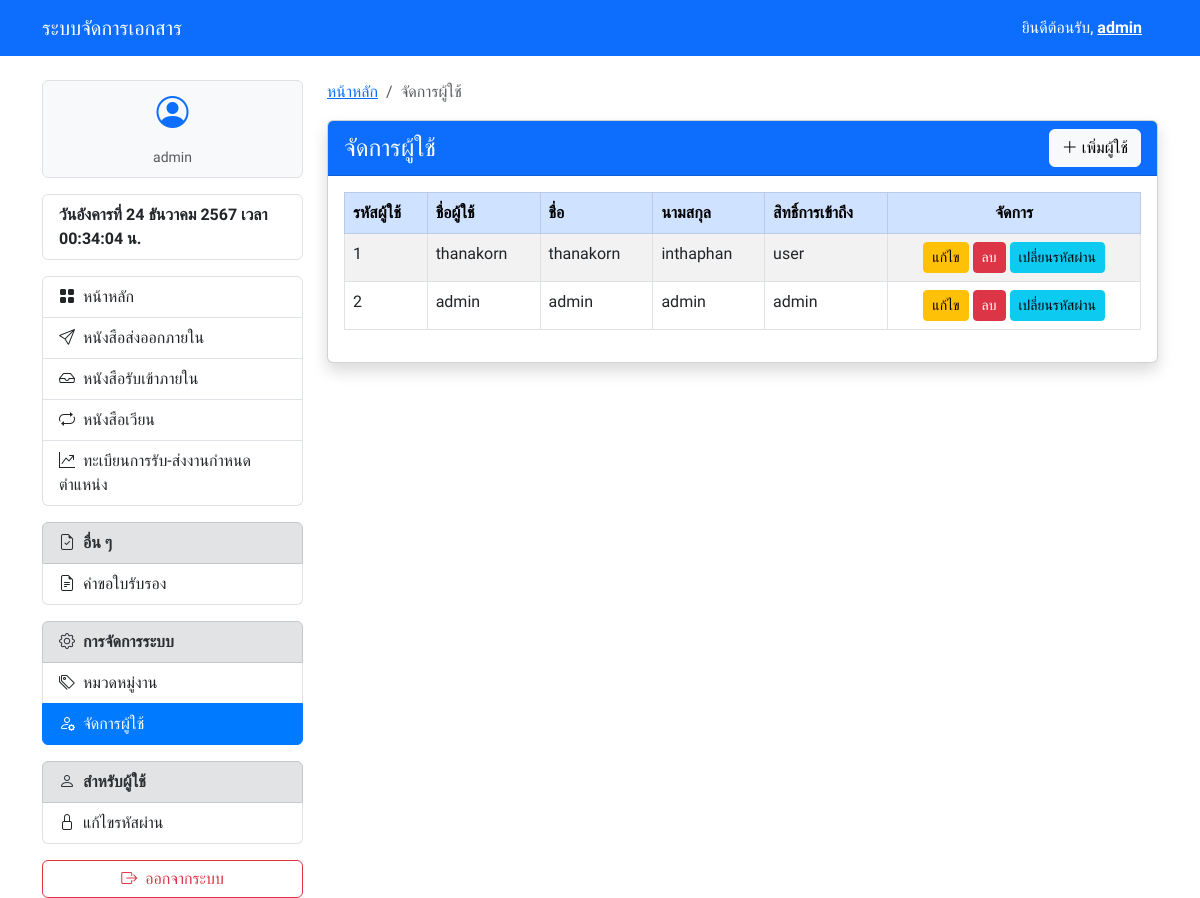
Page /users.php (signed in) on the committed database.
### tables this page shows
CREATE TABLE `edms_users` (
  `user_id` int(11) NOT NULL,
  `username` varchar(255) NOT NULL,
  `password` varchar(255) NOT NULL,
  `first_name` varchar(255) NOT NULL,
  `last_name` varchar(255) NOT NULL,
  `email` varchar(255) DEFAULT NULL,
  `role` enum('admin','user') NOT NULL,
  `created_at` timestamp NOT NULL DEFAULT current_timestamp()
);

### users.php (the view, shortened to what this page needs)
<?php
require_once 'config.php';
$users = $pdo->query("SELECT * FROM edms_users")->fetchAll(PDO::FETCH_ASSOC);
?>
<!DOCTYPE html>
<html lang="th">
<head>
    <?php require_once './components/header.php'; ?>
    <link href="https://cdn.datatables.net/1.13.7/css/dataTables.bootstrap5.min.css" rel="stylesheet">
</head>
<body>
    <?php require_once './components/navbar.php'; ?>
    <div class="container mt-4">
        <div class="row">
            <div class="col-md-3">
                <?php require_once './components/sidebar.php'; ?>
            </div>
            <div class="col-md-9">
                <nav aria-label="breadcrumb">
                    <ol class="breadcrumb">
                        <li class="breadcrumb-item"><a href="/edms/index.php">หน้าหลัก</a></li>
                        <li class="breadcrumb-item active" aria-current="page">จัดการผู้ใช้</li>
                    </ol>
                </nav>
                <div class="card shadow">
                    <div class="card-header bg-primary text-white d-flex justify-content-between align-items-center">
                        <h4 class="mb-0">จัดการผู้ใช้</h4>
                        <button class="btn btn-light" data-bs-toggle="modal" data-bs-target="#addUserModal">
                            <i class="bi bi-plus-lg"></i> เพิ่มผู้ใช้
                        </button>
                    </div>
                    <div class="card-body">
                        <div class="table-responsive">
                            <table id="usersTable" class="table table-bordered table-striped table-hover">
                                <thead class="table-primary">
                                    <tr>
                                        <th>รหัสผู้ใช้</th>
                                        <th>ชื่อผู้ใช้</th>
                                        <th>ชื่อ</th>
                                        <th>นามสกุล</th>
                                        <th>สิทธิ์การเข้าถึง</th>
                                        <th class="text-center">จัดการ</th>
                                    </tr>
                                </thead>
                                <tbody>
                                    <?php foreach ($users as $user): ?>
                                        <tr>
                                            <td><?php echo $user['user_id']; ?></td>
                                            <td><?php echo htmlspecialchars($user['username']); ?></td>
                                            <td><?php echo htmlspecialchars($user['first_name']); ?></td>
                                            <td><?php echo htmlspecialchars($user['last_name']); ?></td>
                                            <td><?php echo htmlspecialchars($user['role']); ?></td>
                                            <td class="text-center">
                                                <button class="btn btn-warning btn-sm" data-bs-toggle="modal" data-bs-target="#editUserModal" data-id="<?php echo $user['user_id']; ?>" data-username="<?php echo htmlspecialchars($user['username']); ?>" data-firstname="<?php echo htmlspecialchars($user['first_name']); ?>" data-lastname="<?php echo htmlspecialchars($user['last_name']); ?>" data-role="<?php echo htmlspecialchars($user['role']); ?>">แก้ไข</button>
                                                <a href="users.php?action=delete&id=<?php echo $user['user_id']; ?>" class="btn btn-danger btn-sm" onclick="return confirm('คุณแน่ใจหรือไม่ว่าต้องการลบผู้ใช้?');">ลบ</a>
                                                <button class="btn btn-info btn-sm" data-bs-toggle="modal" data-bs-target="#changePasswordModal" data-id="<?php echo $user['user_id']; ?>" data-username="<?php echo htmlspecialchars($user['username']); ?>">เปลี่ยนรหัสผ่าน</button>
                                            </td>
                                        </tr>
                                    <?php endforeach; ?>
                                </tbody>
                            </table>
                        </div>
                    </div>
                </div>
            </div>
        </div>
    </div>
</body>
</html>

### components/header.php (shortened to what this page needs)
<link href="https://cdn.jsdelivr.net/npm/bootstrap@5.3.0/dist/css/bootstrap.min.css" rel="stylesheet">
<link rel="stylesheet" href="https://cdn.jsdelivr.net/npm/bootstrap-icons@1.11.3/font/bootstrap-icons.min.css">
<link href="https://cdnjs.cloudflare.com/ajax/libs/font-awesome/5.15.3/css/all.min.css" rel="stylesheet">
<link href="https://cdn.jsdelivr.net/npm/bootstrap-datepicker@1.9.0/dist/css/bootstrap-datepicker.min.css" rel="stylesheet">

### components/navbar.php (shortened to what this page needs)
<nav class="navbar navbar-expand-lg navbar-dark bg-primary">
    <div class="container">
        <a class="navbar-brand" href="#">ระบบจัดการเอกสาร</a>
        <div class="navbar-nav ms-auto">
            <span class="navbar-text text-white me-3">
                ยินดีต้อนรับ, <u><strong><?php echo $_SESSION['username']; ?></strong></u>
            </span>
        </div>
    </div>
</nav>

### components/sidebar.php (shortened to what this page needs)
<?php
$current_page = $_SERVER['REQUEST_URI'];
?>
<div class="list-group mb-3">
    <div class="list-group-item text-center bg-light">
        <div class="mb-2">
            <i class="bi bi-person-circle fs-2 text-primary"></i>
        </div>
        <small class="text-muted"><?php echo isset($_SESSION['role']) ? $_SESSION['role'] : 'ผู้ใช้งาน'; ?></small>
    </div>
</div>
<div class="list-group mt-3">
    <div class="list-group-item" id="realtime">
        <strong id="currentDateTime"></strong>
    </div>
</div>
<div class="list-group mt-3">
    <a href="/edms/index.php" class="list-group-item list-group-item-action <?php echo (strpos($current_page, '/edms/index.php') !== false) ? 'active' : ''; ?>">
        <i class="bi-grid-fill me-2"></i>หน้าหลัก
    </a>
    <a href="/edms/internal_out/index.php" class="list-group-item list-group-item-action <?php echo (strpos($current_page, '/edms/internal_out/index.php') !== false || strpos($current_page, '/edms/internal_out/create.php') !== false || strpos($current_page, '/edms/internal_out/edit.php') !== false) ? 'active' : ''; ?>">
        <i class="bi bi-send me-2"></i>หนังสือส่งออกภายใน
    </a>
    <a href="/edms/internal_in/index.php" class="list-group-item list-group-item-action <?php echo (strpos($current_page, '/edms/internal_in/index.php') !== false || strpos($current_page, '/edms/internal_in/create.php') !== false || strpos($current_page, '/edms/internal_in/edit.php') !== false) ? 'active' : ''; ?>">
        <i class="bi bi-inbox me-2"></i>หนังสือรับเข้าภายใน
    </a>
    <a href="/edms/circular/index.php" class="list-group-item list-group-item-action <?php echo (strpos($current_page, '/edms/circular/index.php') !== false || strpos($current_page, '/edms/circular/create.php') !== false || strpos($current_page, '/edms/circular/edit.php') !== false) ? 'active' : ''; ?>">
        <i class="bi bi-repeat me-2"></i>หนังสือเวียน
    </a>
        <a href="/edms/jobassignment/index.php" class="list-group-item list-group-item-action <?php echo (strpos($current_page, '/edms/jobassignment/') !== false) ? 'active' : ''; ?>">
        <i class="bi bi-graph-up-arrow me-2"></i>ทะเบียนการรับ-ส่งงานกำหนดตำแหน่ง
    </a>
</div>
<div class="list-group mt-3">
    <div class="list-group-item list-group-item-secondary">
        <strong><i class="bi bi-file-earmark-check me-2"></i>อื่น ๆ</strong>
    </div>
    <a href="/edms/certificaterequests/index.php" class="list-group-item list-group-item-action <?php echo (strpos($current_page, '/edms/certificaterequests/index.php') !== false || strpos($current_page, '/edms/certificaterequests/create.php') !== false || strpos($current_page, '/edms/certificaterequests/edit.php') !== false) ? 'active' : ''; ?>">
        <i class="bi bi-file-earmark-text me-2"></i>คำขอใบรับรอง
    </a>
</div>
<?php if (isset($_SESSION['role']) && $_SESSION['role'] === 'admin'): ?>
    <div class="list-group mt-3">
        <div class="list-group-item list-group-item-secondary">
            <strong><i class="bi bi-gear me-2"></i>การจัดการระบบ</strong>
        </div>
        <a href="/edms/work_categories.php" class="list-group-item list-group-item-action <?php echo (strpos($_SERVER['REQUEST_URI'], 'work_categories.php') !== false) ? 'active' : ''; ?>">
            <i class="bi bi-tags me-2"></i>หมวดหมู่งาน
        </a>
        <a href="/edms/users.php" class="list-group-item list-group-item-action <?php echo (strpos($current_page, '/edms/users.php') !== false) ? 'active' : ''; ?>">
            <i class="bi bi-person-gear me-2"></i>จัดการผู้ใช้
        </a>
    </div>
<?php endif; ?>
<div class="list-group mt-3">
    <div class="list-group-item list-group-item-secondary">
        <strong><i class="bi bi-person me-2"></i>สำหรับผู้ใช้</strong>
    </div>
    <a href="/edms/edit_password.php" class="list-group-item list-group-item-action <?php echo (strpos($current_page, '/edms/edit_password.php') !== false) ? 'active' : ''; ?>">
        <i class="bi bi-lock me-2"></i>แก้ไขรหัสผ่าน
    </a>
</div>
<div class="mt-3">
    <a href="/edms/logout.php" class="btn btn-outline-danger w-100">
        <i class="bi bi-box-arrow-right me-2"></i>ออกจากระบบ
    </a>
</div>

### components/header.php (style rules this page uses)
body { font-family: 'Sarabun', sans-serif; }

### components/sidebar.php (style rules this page uses)
.list-group-item.active { background-color: #007bff; border-color: #007bff; color: white; }

### rows in the picture
edms_users: user_id "1", username "thanakorn", first_name "thanakorn", last_name "inthaphan", role "user"
edms_users: user_id "2", username "admin", first_name "admin", last_name "admin", role "admin"

### other values in the picture
$_SESSION['username'] "admin"
$_SESSION['role'] "admin"
